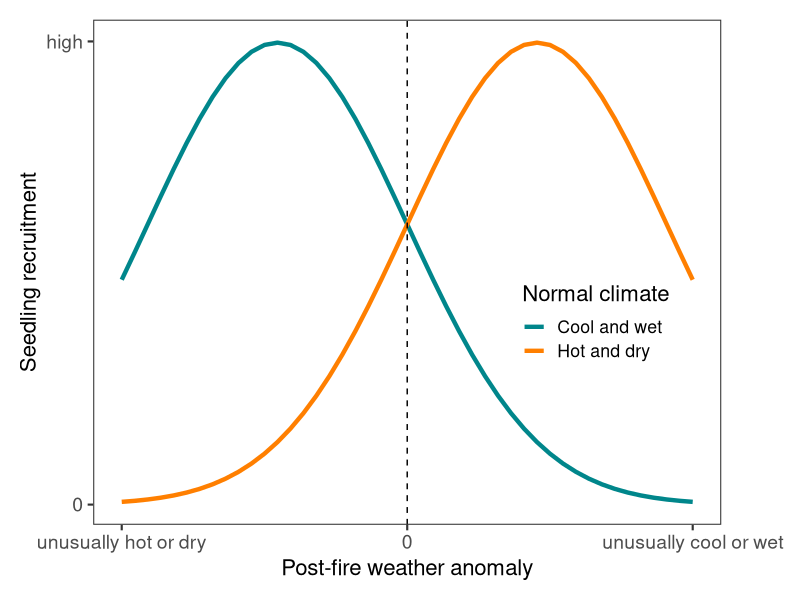

Write R code to recreate this figure.
library(ggplot2)

setwd("C:/Users/DYoung/Documents/UC Davis/Research Projects/Post-fire regen/Dev/postfire-regen")

s <- seq(-2.2,2.2,by=.1)


dry <- dnorm(s,mean=1)
wet <- dnorm(s,mean=-1)

d.dry <- data.frame(s,prob=dry,norm="Hot and dry")
d.wet <- data.frame(s,prob=wet,norm="Cool and wet")

d <- rbind(d.dry,d.wet)

p <-ggplot(d,aes(x=s,y=prob,color=norm)) +
  geom_line(size=1.5) +
  scale_color_manual(values=c("Cool and wet"="turquoise4","Hot and dry"="darkorange1")) +
  theme_bw(16)+
  labs(x="Post-fire weather anomaly",y="Seedling recruitment",color="Normal climate") +
  geom_vline(xintercept=0,linetype="dashed") +
  theme(axis.text.x = element_text(size=14),axis.text.y = element_text(size=14)) +
  scale_x_continuous(breaks=c(-2.2,0,2.2), labels= c("unusually hot or dry","0","unusually cool or wet")) +
  scale_y_continuous(breaks=c(0,0.4),labels=c("0","high")) +
  theme(panel.grid.major = element_blank(), panel.grid.minor = element_blank()) +
  theme(legend.position = c(0.8, 0.4),plot.margin = unit(c(.5,2,.5,.5), "cm"))

tiff(file=paste0("../Figures/Fig1_hypothetical_recruitment_",Sys.Date(),".tiff"),width=1500,height=1000,res=200) 
p
dev.off()
